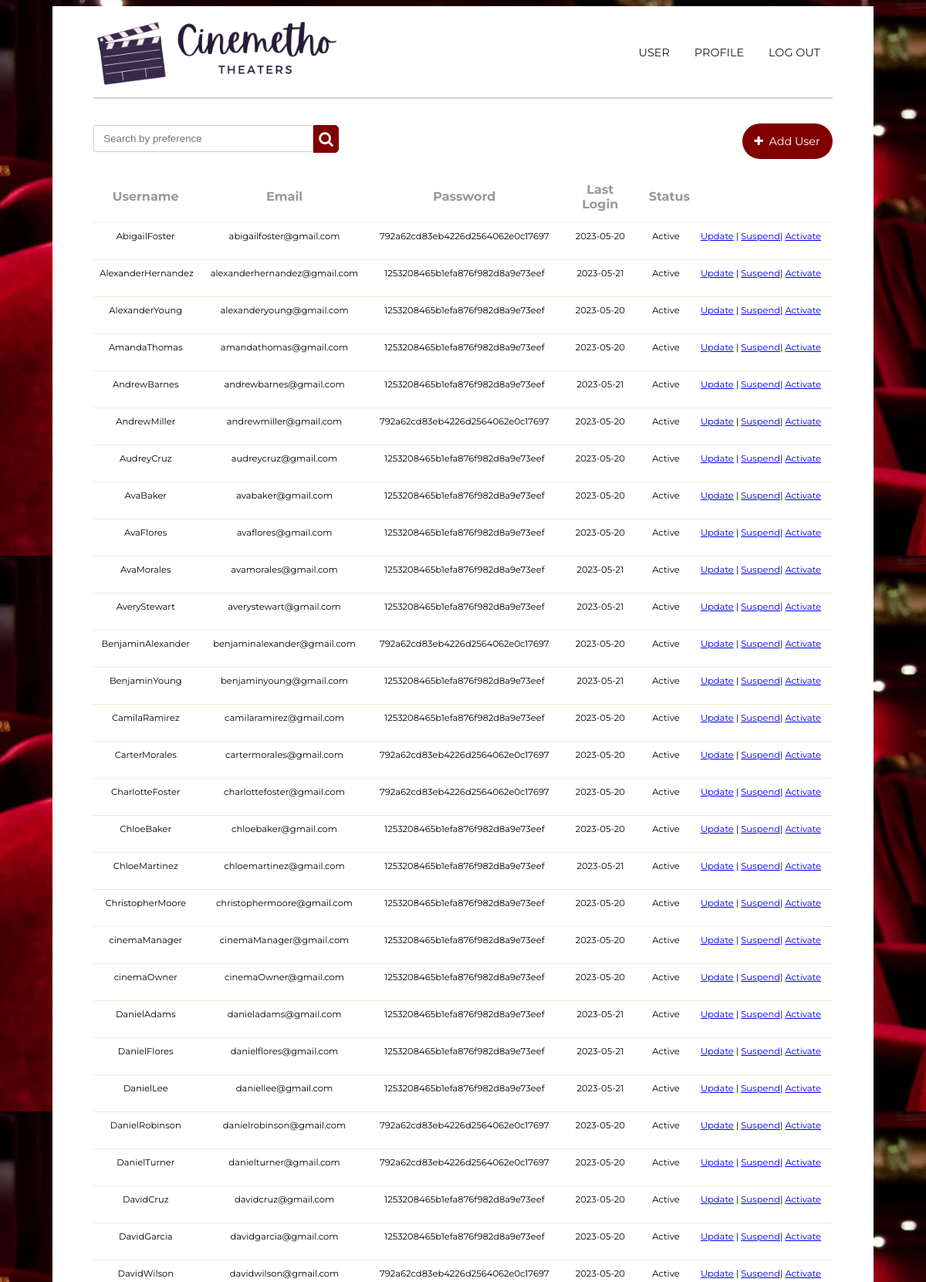
Screenshot of /cinemetho/Boundary/manageUser.php (upper part) with the database file from the repository.
### tables this page shows
CREATE TABLE `user` (
  `user_id` int(10) NOT NULL,
  `username` varchar(50) NOT NULL,
  `email` varchar(100) NOT NULL,
  `password` varchar(50) NOT NULL,
  `cust_profile` varchar(50) NOT NULL,
  `user_profile` varchar(100) NOT NULL DEFAULT 'Customer',
  `login_date` date NOT NULL,
  `user_status` varchar(50) NOT NULL DEFAULT 'Active'
);

### cinemetho/config.php (called while the page is built, shortened)
<?php
class DB {
  function __construct() {
      $this->conn = mysqli_connect(HOST, USER, PASS, DB);
  }
}
?>

### cinemetho/Entity/UserAccountEntity.php (called while the page is built, shortened)
<?php
include_once("../config.php");
class UserAccount
{
    public function getUserAccount()
    {
        $conn = mysqli_connect(HOST, USER, PASS, DB);
        $query = "SELECT * FROM user ORDER BY username ASC";
        $result = mysqli_query($conn, $query);
        $userAccounts = array();
        if ($result) {
            while ($res = mysqli_fetch_array($result)) {
                $userAccount = array();
                $userAccount['user_id'] = $res['user_id'];
                $userAccount['username'] = $res['username'];
                $userAccount['email'] = $res['email'];
                $userAccount['password'] = $res['password'];
                $userAccount['login_date'] = $res['login_date'];
                $userAccount['user_status'] = $res['user_status'];
                $userAccount['user_profile'] = $res['user_profile'];
                $userAccounts[] = $userAccount;
            }
        }
        return $userAccounts;
    }
}

### cinemetho/Controller/getUserAccountCtl.php (called while the page is built)
<?php
include_once("../Entity/UserAccountEntity.php");
class getUserAccountCtl
{
    public function getUserAccount()
    {
        $gua = new UserAccount();
        $results = $gua->getUserAccount();
        return $results;
    }
}

### cinemetho/Boundary/manageUser.php (the view, shortened to what this page needs)
<?php
include_once("../Controller/getUserAccountCtl.php");
$userAccountCtl = new getUserAccountCtl();
$userAccount = $userAccountCtl->getUserAccount();
?>
<!DOCTYPE html>
<html>
<head>
    <link rel="stylesheet" href="../ua_style.css">
    <link rel="stylesheet" href="https://cdnjs.cloudflare.com/ajax/libs/font-awesome/4.7.0/css/font-awesome.min.css">
</head>
<body>
    <div class="white-box">
        <section>
            <div class="container1">
                <div class="logo">
                    <img src="../Images/cinemethologo.jpeg">
                </div>
                <div class="topnav">
                    <a href="../Boundary/index.php">LOG OUT</a>
                    <a href="userProfile.php">PROFILE</a>
                    <a href="manageUser.php">USER</a>
                </div>
            </div>
        </section>
        <hr>
        <br>
        <br>
        <div class="container1" style="margin-top: -3%; margin-bottom: 3%; ">
            <div class="search">
                <input type="text" class="searchTerm" id="search" placeholder="Search by preference">
                <button type="submit" class="searchButton">
                    <i class="fa fa-search"></i>
                </button>
            </div>
            <div class="topnav" style="margin-top: 1%;">
                <a1 onclick="location.href='addUserAccount.php';" style="margin-left: 5%;">
                    <i class="fa fa-plus" aria-hidden="true"></i>&nbsp;&nbsp;Add User
                </a1>
            </div>
        </div>
        <table id="userTable" >
            <thead>
                <tr>
                    <table class="table table-condensed table-striped CMtable" id="profileTable" style="font-size: 11.5px; width:100%;">
                        <tr>
                            <th>Username</th>
                            <th>Email</th>
                            <th>Password</th>
                            <th>Last Login</th>
                            <th>Status</th>
                        </tr>
                        <?php
                        foreach ($userAccount as $userAccount) {
                            echo "<tr>";
                            echo "<td>" . $userAccount['username'] . "</td>";
                            echo "<td>" . $userAccount['email'] . "</td>";
                            echo "<td>" . $userAccount['password'] . "</td>";
                            echo "<td>" . $userAccount['login_date'] . "</td>";
                            echo "<td>" . $userAccount['user_status'] . "</td>";
                            echo "<td><a href=\"updateUserAccount.php?user_id={$userAccount['user_id']}\">Update</a> | <a href=\"suspendUserAccount.php?user_id={$userAccount['user_id']}\" onClick=\"return confirm('Are you sure you want to suspend?')\">Suspend</a>| <a href=\"activateUserAccount.php?user_id={$userAccount['user_id']}\" onClick=\"return confirm('Are you sure you want to activate?')\">Activate</a></td>";
                            echo "</tr>";
                        }
                        ?>
                    </table>
                </tr>
            </thead>
        </table>
        <br>
    </div>
</body>
</html>

### cinemetho/ua_style.css (style rules this page uses)
.topnav { overflow: hidden; }
.topnav a { float: right; color: #1e1d1d; text-align: center; padding: 14px 16px; text-decoration: none; font-size: 90%; font-family: 'Montserrat', sans-serif; }
.container1 { display: grid; align-items: center; grid-template-columns: 30ch auto; column-gap: 10%; padding-top: 1%; }
.container1 img { max-width: 100%; max-height: 100%; }
.white-box { background-color: white; color: black; padding-left: 5%; padding-right: 5%; padding-bottom: 5%; }
body { padding-top: 0%; padding-bottom:0%; padding-left: 5%; padding-right: 5%; background-image: url("Images/background.jpeg"); overflow: auto; overflow-x: hidden; font-family: 'Montserrat', sans-serif; }
table { border-collapse: separate; }
td, th { padding-left: 1.5%; padding-right: 1.5%; padding-bottom: 1.5%; }
input[type=text] { width: 200%; margin-bottom: 20px; padding: 12px; border: 1px solid #ccc; border-radius: 3px; }
hr { border: 1px solid lightgrey; }
.search { width: 100%; position: relative; display: flex; height: 36px; }
.searchTerm { width: 100%; border: 3px solid #800000; border-right: none; padding: 5px; height: 20px; border-radius: 5px 0 0 5px; outline: #800000; color: #800000; height: 25%; }
.searchButton { width: 40px; height: 100%; border: 1px solid #800000; background: #800000; text-align: center; color: #fff; border-radius: 0 5px 5px 0; cursor: pointer; font-size: 20px; }
table.CMtable { border-spacing: 1; border-collapse: collapse; background:rgb(255, 255, 255); border-radius:6px; overflow:hidden; width:100%; margin:0 auto; position:relative; }
table.CMtable td,th { padding-left:8px; text-align: center; vertical-align: middle; position: relative; }
table.CMtable th { height:20%; background-color: white; font-size:16px; text-align: center; color:#9c9797; }
table.CMtable tbody tr { height:48px; border-bottom:1px solid #E3F1D5 ; }
.topnav a1 { float: right; color: #ffffff; text-align: center; padding: 14px 16px; text-decoration: none; font-size: 90%; font-family: 'Montserrat', sans-serif; border-radius: 25px; background-color: #800000; }

### cinemetho/Boundary/manageUser.php (style rules this page uses)
body { background-image: url("../Images/background.jpeg"); }

### rows the page displays
user: username "AbigailFoster", email "abigailfoster@gmail.com", password "792a62cd83eb4226d2564062e0c17697", login_date "2023-05-20", user_status "Active"
user: username "AlexanderHernandez", email "alexanderhernandez@gmail.com", password "1253208465b1efa876f982d8a9e73eef", login_date "2023-05-21", user_status "Active"
user: username "AlexanderYoung", email "alexanderyoung@gmail.com", password "1253208465b1efa876f982d8a9e73eef", login_date "2023-05-20", user_status "Active"
user: username "AmandaThomas", email "amandathomas@gmail.com", password "1253208465b1efa876f982d8a9e73eef", login_date "2023-05-20", user_status "Active"
user: username "AndrewBarnes", email "andrewbarnes@gmail.com", password "1253208465b1efa876f982d8a9e73eef", login_date "2023-05-21", user_status "Active"
user: username "AndrewMiller", email "andrewmiller@gmail.com", password "792a62cd83eb4226d2564062e0c17697", login_date "2023-05-20", user_status "Active"
user: username "AudreyCruz", email "audreycruz@gmail.com", password "1253208465b1efa876f982d8a9e73eef", login_date "2023-05-20", user_status "Active"
user: username "AvaBaker", email "avabaker@gmail.com", password "1253208465b1efa876f982d8a9e73eef", login_date "2023-05-20", user_status "Active"
user: username "AvaFlores", email "avaflores@gmail.com", password "1253208465b1efa876f982d8a9e73eef", login_date "2023-05-20", user_status "Active"
user: username "AvaMorales", email "avamorales@gmail.com", password "1253208465b1efa876f982d8a9e73eef", login_date "2023-05-21", user_status "Active"
user: username "AveryStewart", email "averystewart@gmail.com", password "1253208465b1efa876f982d8a9e73eef", login_date "2023-05-21", user_status "Active"
user: username "BenjaminAlexander", email "benjaminalexander@gmail.com", password "792a62cd83eb4226d2564062e0c17697", login_date "2023-05-20", user_status "Active"
user: username "BenjaminYoung", email "benjaminyoung@gmail.com", password "1253208465b1efa876f982d8a9e73eef", login_date "2023-05-21", user_status "Active"
user: username "CamilaRamirez", email "camilaramirez@gmail.com", password "1253208465b1efa876f982d8a9e73eef", login_date "2023-05-20", user_status "Active"
user: username "CarterMorales", email "cartermorales@gmail.com", password "792a62cd83eb4226d2564062e0c17697", login_date "2023-05-20", user_status "Active"
user: username "CharlotteFoster", email "charlottefoster@gmail.com", password "792a62cd83eb4226d2564062e0c17697", login_date "2023-05-20", user_status "Active"
user: username "ChloeBaker", email "chloebaker@gmail.com", password "1253208465b1efa876f982d8a9e73eef", login_date "2023-05-20", user_status "Active"
user: username "ChloeMartinez", email "chloemartinez@gmail.com", password "1253208465b1efa876f982d8a9e73eef", login_date "2023-05-21", user_status "Active"
user: username "ChristopherMoore", email "christophermoore@gmail.com", password "1253208465b1efa876f982d8a9e73eef", login_date "2023-05-20", user_status "Active"
user: username "cinemaManager", email "cinemaManager@gmail.com", password "1253208465b1efa876f982d8a9e73eef", login_date "2023-05-20", user_status "Active"
user: username "cinemaOwner", email "cinemaOwner@gmail.com", password "1253208465b1efa876f982d8a9e73eef", login_date "2023-05-20", user_status "Active"
user: username "DanielAdams", email "danieladams@gmail.com", password "1253208465b1efa876f982d8a9e73eef", login_date "2023-05-21", user_status "Active"
user: username "DanielFlores", email "danielflores@gmail.com", password "1253208465b1efa876f982d8a9e73eef", login_date "2023-05-21", user_status "Active"
user: username "DanielLee", email "daniellee@gmail.com", password "1253208465b1efa876f982d8a9e73eef", login_date "2023-05-21", user_status "Active"
user: username "DanielRobinson", email "danielrobinson@gmail.com", password "792a62cd83eb4226d2564062e0c17697", login_date "2023-05-20", user_status "Active"
user: username "DanielTurner", email "danielturner@gmail.com", password "792a62cd83eb4226d2564062e0c17697", login_date "2023-05-20", user_status "Active"
user: username "DavidCruz", email "davidcruz@gmail.com", password "1253208465b1efa876f982d8a9e73eef", login_date "2023-05-20", user_status "Active"
user: username "DavidGarcia", email "davidgarcia@gmail.com", password "1253208465b1efa876f982d8a9e73eef", login_date "2023-05-20", user_status "Active"
user: username "DavidWilson", email "davidwilson@gmail.com", password "792a62cd83eb4226d2564062e0c17697", login_date "2023-05-20", user_status "Active"
